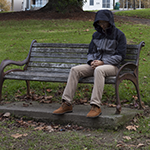
//> input picture images/meanshift/S00-150x150.png, 150 x 150 px
$ ./test_otsu   (built with g++ and OpenCV 4)
//> lines starting //> are read from the running program, lines starting //| are printed output that depends on the picture
### tests/check.h
// Minimal test harness shared by the test programs.
//
// A test program lists its tests in a table and calls RunTests from main.
// Usage: <program> [name [images_dir]]   runs one test, or all of them
// without a name or with the name "all". images_dir is the repository's
// images/ folder, needed by the tests that read the sample images. The exit
// status is 0 when every check passes.

#ifndef TESTS_CHECK_H
#define TESTS_CHECK_H

#include <cstdio>
#include <cstring>
#include <string>

namespace check
{
	inline int g_failures = 0;
	inline std::string g_images_dir;

	inline void Check(bool ok, const char* expression, const char* file, int line)
	{
		if (!ok)
		{
			std::fprintf(stderr, "%s:%d: check failed: %s\n", file, line, expression);
			++g_failures;
		}
	}

	struct Test
	{
		const char* name;
		void (*run)();
	};

	template <std::size_t N>
	// [23 lines left out: function RunTests, not called in this run]
}

#define CHECK(expression) check::Check((expression), #expression, __FILE__, __LINE__)

#endif // TESTS_CHECK_H

### Otsu.cpp
// Otsu.cpp
//
// Otsu's method for two or more classes; see Otsu.h.
//
// Michael Perez, CAP 4410 Computer Vision, Assignment 3, Florida Polytechnic
// University (fall 2019). Rewritten in 2026.

#include "Otsu.h"

#include <opencv2/imgproc.hpp>

#include <algorithm>
#include <cmath>
#include <cstddef>
#include <cstdint>
#include <stdexcept>
#include <string>

namespace otsu
{
	namespace
	{
		constexpr int kLevels8U = 256;

		// Cumulative sums of a histogram: count[i] is the number of pixels
		// with a level below i, and sum[i] the sum of their levels.
		//
		// For N pixels with mean level mu, and N_k pixels with level sum S_k
		// in class k,
		//   sigma_B^2 = sum_k (N_k / N) (S_k / N_k - mu)^2
		//             = (sum_k S_k^2 / N_k) / N - mu^2,
		// so the thresholds that maximise sum_k S_k^2 / N_k also maximise
		// sigma_B^2, and each term needs only two differences of the sums.
		class CumulativeSums
		{
		public:
			explicit CumulativeSums(const Histogram& histogram)
				: count(histogram.size() + 1, 0.0), sum(histogram.size() + 1, 0.0)
			{
				for (std::size_t i = 0; i < histogram.size(); ++i)
				{
					count[i + 1] = count[i] + histogram[i];
					sum[i + 1] = sum[i] + static_cast<double>(i) * histogram[i];
				}
			}

			// S^2 / N for the class of levels first to last; 0 if it has no pixels
			double Term(int first, int last) const
			{
				const double n = count[last + 1] - count[first];
				if (n <= 0.0)
					return 0.0;
				const double s = sum[last + 1] - sum[first];
				return s * s / n;
			}

		private:
			std::vector<double> count, sum;
		};

		// Tries every set of thresholds, choosing them from the lowest class up
		class ThresholdSearch
		{
		public:
			ThresholdSearch(const Histogram& histogram, int num_classes)
				: sums(histogram), levels(static_cast<int>(histogram.size())), classes(num_classes),
				  current(num_classes - 1), last_class_term(histogram.size() + 1, 0.0)
			{
				// The term of the last class depends only on its first level
				for (int first = 0; first < levels; ++first)
					last_class_term[first] = sums.Term(first, levels - 1);
			}

			std::vector<int> Run()
			{
				Choose(0, 0, 0.0);
				return best;
			}

		private:
			// Chooses t[k], the highest level of class k, which starts at level
			// `first`; `score` is the sum of the terms of classes 0 to k - 1.
			// Only a strictly better score replaces the best so far, so among
			// equal scores the first (lowest) thresholds are kept.
			void Choose(int k, int first, double score)
			{
				// Leave at least one level for each later class
				const int highest = levels - classes + k;
				if (k == classes - 2)
				{
					// The last threshold also fixes the last class
					for (int t = first; t <= highest; ++t)
					{
						const double total = score + sums.Term(first, t) + last_class_term[t + 1];
						if (total > best_score)
						{
							best_score = total;
							current[k] = t;
							best = current;
						}
					}
					return;
				}
				for (int t = first; t <= highest; ++t)
				{
					current[k] = t;
					Choose(k + 1, t + 1, score + sums.Term(first, t));
				}
			}

			CumulativeSums sums;
			int levels;
			int classes;
			std::vector<int> current, best;
			std::vector<double> last_class_term;
			double best_score = -1.0;
		};

		void CheckHistogram(const Histogram& histogram)
		{
			double total = 0.0;
			for (double count : histogram)
			{
				if (!std::isfinite(count) || count < 0.0)
					throw std::invalid_argument("otsu: histogram counts must be finite and not negative");
				total += count;
			}
			if (total <= 0.0)
				throw std::invalid_argument("otsu: the histogram holds no pixels");
		}

		void CheckThresholds(const std::vector<int>& thresholds, int levels)
		{
			if (thresholds.empty())
				throw std::invalid_argument("otsu: at least one threshold is needed");
			int previous = -1;
			for (int t : thresholds)
			{
				if (t <= previous || t > levels - 2)
					throw std::invalid_argument("otsu: thresholds must increase and lie from 0 to " +
					                            std::to_string(levels - 2));
				previous = t;
			}
		}

		void CheckGray(const cv::Mat& gray)
		{
			if (gray.empty() || gray.type() != CV_8UC1)
				throw std::invalid_argument("otsu: expected a non-empty 8-bit, 1-channel image");
		}

		// Number of pixels and mean level
		void Moments(const Histogram& histogram, double& total, double& mean)
		{
			total = 0.0;
			double sum = 0.0;
			for (std::size_t i = 0; i < histogram.size(); ++i)
			{
				total += histogram[i];
				sum += static_cast<double>(i) * histogram[i];
			}
			mean = sum / total;
		}

		double TotalVariance(const Histogram& histogram)
		{
			double total = 0.0, mean = 0.0;
			Moments(histogram, total, mean);
			double variance = 0.0;
			for (std::size_t i = 0; i < histogram.size(); ++i)
			{
				const double d = static_cast<double>(i) - mean;
				variance += histogram[i] * d * d;
			}
			return variance / total;
		}

		std::vector<double> ClassSizes(const Histogram& histogram, const std::vector<int>& thresholds)
		{
			std::vector<double> sizes(thresholds.size() + 1, 0.0);
			std::size_t k = 0;
			for (std::size_t i = 0; i < histogram.size(); ++i)
			{
				while (k < thresholds.size() && static_cast<int>(i) > thresholds[k])
					++k;
				sizes[k] += histogram[i];
			}
			return sizes;
		}

		// Lookup table from grey level to class: level v goes to the number
		// of thresholds below it, then through `class_value`
		template <typename ClassValue>
		// [13 lines left out: function ClassLookup, not called in this run]
	}

	double Result::Eta() const
	{
		if (total_variance <= 0.0)
			return 0.0;
		return std::min(1.0, between_variance / total_variance);
	}

	Histogram ComputeHistogram(const cv::Mat& gray)
	{
		CheckGray(gray);
		std::vector<std::int64_t> counts(kLevels8U, 0);
		for (int r = 0; r < gray.rows; ++r)
		{
			const uchar* row = gray.ptr<uchar>(r);
			for (int c = 0; c < gray.cols; ++c)
				++counts[row[c]];
		}
		return Histogram(counts.begin(), counts.end());
	}

	Result FindThresholds(const Histogram& histogram, int classes)
	{
		const int levels = static_cast<int>(histogram.size());
		if (classes < 2 || classes > levels)
			throw std::invalid_argument("otsu: the number of classes must be from 2 to the number of levels (" +
			                            std::to_string(levels) + ")");
		CheckHistogram(histogram);

		Result result;
		result.thresholds = ThresholdSearch(histogram, classes).Run();
		result.class_sizes = ClassSizes(histogram, result.thresholds);
		result.between_variance = BetweenClassVariance(histogram, result.thresholds);
		result.total_variance = TotalVariance(histogram);
		return result;
	}

	// [4 lines left out: function FindThresholds, not called in this run]

	double BetweenClassVariance(const Histogram& histogram, const std::vector<int>& thresholds)
	{
		const int levels = static_cast<int>(histogram.size());
		CheckThresholds(thresholds, levels);
		CheckHistogram(histogram);
		double total = 0.0, mean = 0.0;
		Moments(histogram, total, mean);

		double variance = 0.0;
		int first = 0;
		for (std::size_t k = 0; k <= thresholds.size(); ++k)
		{
			const int last = k < thresholds.size() ? thresholds[k] : levels - 1;
			double n = 0.0, sum = 0.0;
			for (int i = first; i <= last; ++i)
			{
				n += histogram[i];
				sum += i * histogram[i];
			}
			if (n > 0.0)
			{
				const double d = sum / n - mean;
				variance += n * d * d;
			}
			first = last + 1;
		}
		return variance / total;
	}

	// [20 lines left out: functions ClassIndices, ClassImage, not called in this run]

	cv::Mat ToGray(const cv::Mat& image)
	{
		if (image.empty() || image.depth() != CV_8U)
			throw std::invalid_argument("otsu: expected a non-empty 8-bit image");
		cv::Mat gray;
		switch (image.channels())
		{
		case 1:
			gray = image.clone();
			break;
		case 3:
			cv::cvtColor(image, gray, cv::COLOR_BGR2GRAY);
			break;
		case 4:
			cv::cvtColor(image, gray, cv::COLOR_BGRA2GRAY);
			break;
		default:
			throw std::invalid_argument("otsu: expected a 1-, 3- or 4-channel image");
		}
		return gray;
	}

	// [32 lines left out: functions IsGray, ThresholdChannels, not called in this run]
}

### tests/test_otsu.cpp
// Tests for Otsu's method (Otsu.h): synthetic images, a brute-force search
// over every set of thresholds on random histograms, the sample images, and
// OpenCV's own two-class Otsu threshold.
//
// Usage: otsu_tests [name [images_dir]]   (see check.h)

#include "Otsu.h"
#include "check.h"

#include <opencv2/core.hpp>
#include <opencv2/imgcodecs.hpp>
#include <opencv2/imgproc.hpp>

#include <algorithm>
#include <cmath>
#include <cstdint>
#include <cstdio>
#include <functional>
#include <stdexcept>
#include <string>
#include <vector>

namespace
{
	using otsu::Histogram;

	// [4 lines left out: function Near, not called in this run]

	template <typename Function>
	// [12 lines left out: function Throws, not called in this run]

	std::string Text(const std::vector<int>& values)
	{
		std::string text;
		for (std::size_t i = 0; i < values.size(); ++i)
			text += (i ? "," : "") + std::to_string(values[i]);
		return text;
	}

	// Between-class variance written out from the definition,
	// sum_k w_k (mu_k - mu)^2, summing each class straight from the
	// histogram. Class k holds the levels t[k-1] + 1 to t[k], the last class
	// the levels above t[K-2].
	// [47 lines left out: functions DirectBetweenVariance, ForEachThresholds, not called in this run]

	// Every optimum of a brute-force search, in lexicographic order
	struct Optima
	{
		double best = -1.0;
		std::vector<std::vector<int>> thresholds;
	};

	// [11 lines left out: function BruteForce, not called in this run]

	// True if two sets of thresholds split the histogram into the same
	// classes, that is, no pixel lies between t[k] and u[k]
	bool SameClasses(const Histogram& h, const std::vector<int>& t, const std::vector<int>& u)
	{
		if (t.size() != u.size())
			return false;
		for (std::size_t k = 0; k < t.size(); ++k)
			for (int i = std::min(t[k], u[k]) + 1; i <= std::max(t[k], u[k]); ++i)
				if (h[i] > 0.0)
					return false;
		return true;
	}

	// Random histograms of several shapes; `shape` 0: every level occupied,
	// 1: most levels empty, 2: a mixture of peaks, 3: only a few levels
	// occupied (many equal scores).
	// [38 lines left out: function RandomHistogram, not called in this run]

	cv::Mat ReadSample(const std::string& name, int flags = cv::IMREAD_COLOR)
	{
		const std::string path = check::g_images_dir + "/" + name;
		const cv::Mat image = cv::imread(path, flags);
		if (image.empty())
			std::fprintf(stderr, "could not read %s (pass the images directory as the second argument)\n", path.c_str());
		CHECK(!image.empty());
		return image;
	}

	// Four vertical bands at grey levels 30, 90, 150 and 210, of different
	// widths, with uniform noise from -12 to 12, so the levels of the bands
	// are 18-42, 78-102, 138-162 and 198-222.
	// [117 lines left out: functions TestFourLevels, TestBruteForce, not called in this run]

	// Thresholds of the sample images, from a separate exhaustive search in
	// Python (NumPy). scikit-image's threshold_multiotsu (checked with 0.22
	// and 0.26) gives the same thresholds for all but edge_L, where it
	// returns 172, 189, 195, whose classes score lower. Its histogram of
	// edge_L has one bin per level from 171 to 196, and its search starts the
	// cumulative first moment at the first bin's weight instead of 0: when
	// level 171 (15% of the pixels) shares the lowest class with brighter
	// levels, its pixels count as if they were at 172.
	struct Sample
	{
		const char* file;
		int threshold2;
		std::vector<int> thresholds4;
		double eta4;
	};

	const Sample kSamples[] = {
		{"meanshift/S00-150x150.png", 79, {56, 91, 144}, 0.8683},
		{"meanshift/S02-150x150.png", 161, {65, 103, 183}, 0.9634},
		{"meanshift/S03-150x150.png", 134, {52, 94, 165}, 0.9432},
		{"meanshift/set1Seq2_L-150x150.png", 144, {84, 141, 187}, 0.9400},
		{"meanshift/set2Seq1_L-150x150.png", 154, {87, 147, 184}, 0.8968},
		{"otsu2/andreas_L-150x150.png", 67, {39, 75, 119}, 0.9446},
		{"otsu2/edge_L-150x150.png", 172, {171, 172, 189}, 0.9997},
		{"otsu2/south_L-150x150.png", 132, {75, 152, 214}, 0.9805},
		{"otsu4/S01-150x150.png", 101, {66, 103, 138}, 0.8786},
		{"otsu4/S04-150x150.png", 137, {59, 102, 169}, 0.9507},
		{"otsu4/S05-150x150.png", 116, {71, 115, 168}, 0.8898},
		{"otsu4/blocks_L-150x150.png", 109, {72, 114, 159}, 0.9090},
	};

	void TestSampleImages()
	{
		for (const Sample& sample : kSamples)
		{
			const cv::Mat image = ReadSample(sample.file);
//> in ReadSample, image is the input picture: 150 rows x 150 cols, CV_8UC3; mean B, G, R 66.9, 81.4, 82.1
			if (image.empty())
				continue;
			const cv::Mat gray = otsu::ToGray(image);
//> in ToGray, `cv::cvtColor(image, gray, cv::COLOR_BGR2GRAY);`:
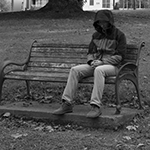
//> gray: 150 rows x 150 cols, CV_8UC1; min 0, max 255, mean 79.9
			const Histogram h = otsu::ComputeHistogram(gray);
//> after the loop in ComputeHistogram, `for (int r = 0; r < gray.rows; ++r)`: counts = 256 values, max 328 at index 90, min 0 at index 219, mean 87.89
//> h has the same summary as counts in ComputeHistogram
			const otsu::Result two = otsu::FindThresholds(h, 2);
//> in FindThresholds, `const int levels = static_cast<int>(histogram.size());`: levels = 256
//> the loop in CheckHistogram, `for (double count : histogram)` made 256 passes
//> (count, total) on passes 1 to 3: (25, 25), (15, 40), (9, 49)
//> after the loop in CheckHistogram, `for (double count : histogram)`: total = 22500
//> after the loop in CumulativeSums, `for (std::size_t i = 0; i < histogram.size(); ++i)`: count = 257 values from 0 to 22500; sum = 257 values from 0 to 1798696
//> the loop in ThresholdSearch, `for (int first = 0; first < levels; ++first)` made 256 passes
//> (n in Term, s in Term) on passes 1 to 3: (22500, 1798696), (22475, 1798696), (22460, 1798681)
//> after the loop in ThresholdSearch, `for (int first = 0; first < levels; ++first)`: last_class_term = 257 values, max 151370257.3 at index 46, min 0 at index 256, mean 69401351.5
//> the loop in Choose, `for (int t = first; t <= highest; ++t)` made 255 passes
//> (n in Term, s in Term, total, best_score) on passes 1 to 12: (25, 0, 143951381.6, 143951381.6), (40, 15, 144045123.2, 144045123.2), (49, 33, 144099999.4, 144099999.4), (59, 63, 144159448.3, 144159448.3), (76, 131, 144257988, 144257988), (92, 211, 144348408.6, 144348408.6), (102, 271, 144403456, 144403456), (119, 390, 144494574.7, 144494574.7), (139, 550, 144598975.9, 144598975.9), (158, 721, 144695533.5, 144695533.5), (176, 901, 144784529.3, 144784529.3), (196, 1121, 144880688.7, 144880688.7)
//> (total, best_score) on passes 61 to 66: (158829767.9, 158829767.9), (158985411.3, 158985411.3), (159124321.2, 159124321.2), (159271459.6, 159271459.6), (159431243.2, 159431243.2), (159551545.3, 159551545.3)
//> after the loop in Choose, `for (int t = first; t <= highest; ++t)`: best_score = 160512145; current = [79]
//> after the loop in ClassSizes, `for (std::size_t i = 0; i < histogram.size(); ++i)`: k = 1; sizes = [11097, 11403]
//> in BetweenClassVariance, `const int levels = static_cast<int>(histogram.size());`: levels = 256
//> the loop in CheckThresholds, `for (int t : thresholds)` made 1 pass
//> the loop in CheckHistogram (call 2), `for (double count : histogram)` made 256 passes
//> the loop in Moments, `for (std::size_t i = 0; i < histogram.size(); ++i)` made 256 passes
//> (total, sum) on passes 1 to 3: (25, 0), (40, 15), (49, 33)
//> the loop in BetweenClassVariance, `for (std::size_t k = 0; k <= thresholds.size(); ++k)` made 2 passes
			const otsu::Result four = otsu::FindThresholds(h, 4);
//> the loop in CheckThresholds (call 2), `for (int t : thresholds)` made 3 passes
//> the loop in BetweenClassVariance (call 2), `for (std::size_t k = 0; k <= thresholds.size(); ++k)` made 4 passes
			std::printf("%-34s 2 classes: %3d   4 classes: %-11s eta %.4f\n", sample.file, two.thresholds[0],
			            Text(four.thresholds).c_str(), four.Eta());
//> the loop in Text, `for (std::size_t i = 0; i < values.size(); ++i)` made 3 passes
//| meanshift/S00-150x150.png          2 classes:  79   4 classes: 56,91,144   eta 0.8683
			CHECK(two.thresholds == std::vector<int>{sample.threshold2});
			CHECK(four.thresholds == sample.thresholds4);
			CHECK(SameClasses(h, four.thresholds, sample.thresholds4));
//> the loop in SameClasses, `for (std::size_t k = 0; k < t.size(); ++k)` made 3 passes
			CHECK(std::abs(four.Eta() - sample.eta4) < 6e-5);
			// The brightest class is not empty (the 2019 search left it with
			// 3 to 53 pixels on the four images meant for this method)
			CHECK(four.class_sizes[3] > 100.0);
		}
//> pass 2 of the loop in TestSampleImages, `for (const Sample& sample : kSamples)`:
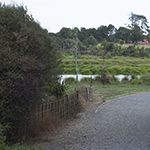
//> input picture images/meanshift/S02-150x150.png, 150 x 150 px
//> in ReadSample, image is the input picture: 150 rows x 150 cols, CV_8UC3; mean B, G, R 102.9, 108.8, 105.4
//> in ToGray (call 2), `cv::cvtColor(image, gray, cv::COLOR_BGR2GRAY);`:
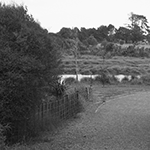
//> gray: 150 rows x 150 cols, CV_8UC1; min 10, max 255, mean 107.1
//> the loop in Text (call 2), `for (std::size_t i = 0; i < values.size(); ++i)` made 3 passes
//| meanshift/S02-150x150.png          2 classes: 161   4 classes: 65,103,183  eta 0.9634
//> the loop in SameClasses (call 2), `for (std::size_t k = 0; k < t.size(); ++k)` made 3 passes
//> pass 3 of the loop in TestSampleImages, `for (const Sample& sample : kSamples)`:
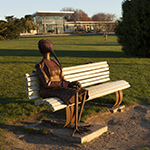
//> input picture images/meanshift/S03-150x150.png, 150 x 150 px
//> in ReadSample, image is the input picture: 150 rows x 150 cols, CV_8UC3; mean B, G, R 63.2, 89.4, 99.9
//> in ToGray (call 3), `cv::cvtColor(image, gray, cv::COLOR_BGR2GRAY);`:
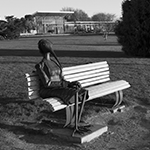
//> gray: 150 rows x 150 cols, CV_8UC1; min 0, max 255, mean 89.6
//| meanshift/S03-150x150.png          2 classes: 134   4 classes: 52,94,165   eta 0.9432
//> the loop made 12 passes; the first 3 are shown
	}

	// The 2019 code kept its histogram in a global that was never cleared,
	// so a second call on the same image gave other thresholds.
	// [205 lines left out: functions TestRepeatCalls, TestOpenCvOtsu, TestClassBoundaries, TestPerChannel, TestDegenerate, not called in this run]

	const check::Test kTests[] = {
		{"four_levels", TestFourLevels},
		{"brute_force", TestBruteForce},
		{"sample_images", TestSampleImages},
		{"repeat_calls", TestRepeatCalls},
		{"opencv_otsu", TestOpenCvOtsu},
		{"class_boundaries", TestClassBoundaries},
		{"per_channel", TestPerChannel},
		{"degenerate", TestDegenerate},
	};
}

// [4 lines left out: function main, not called in this run]

// added to run one function of the file
int main() { TestSampleImages(); }
